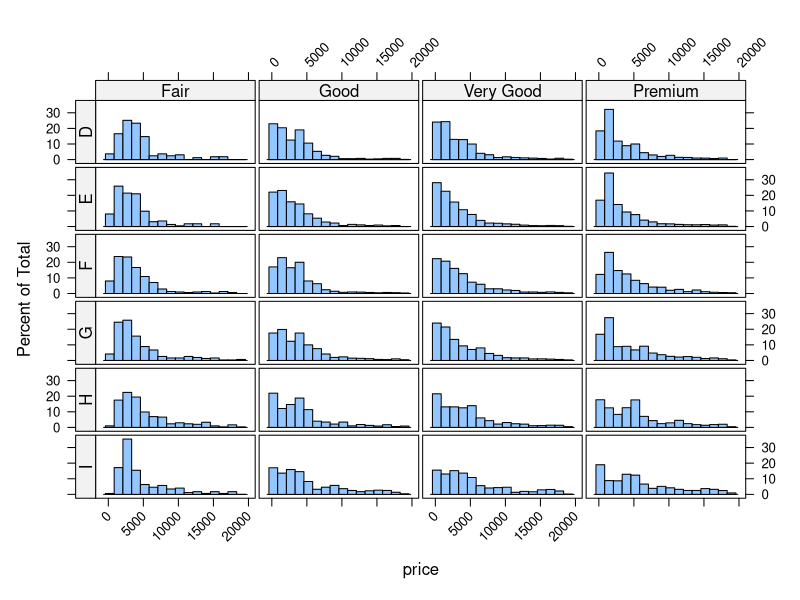
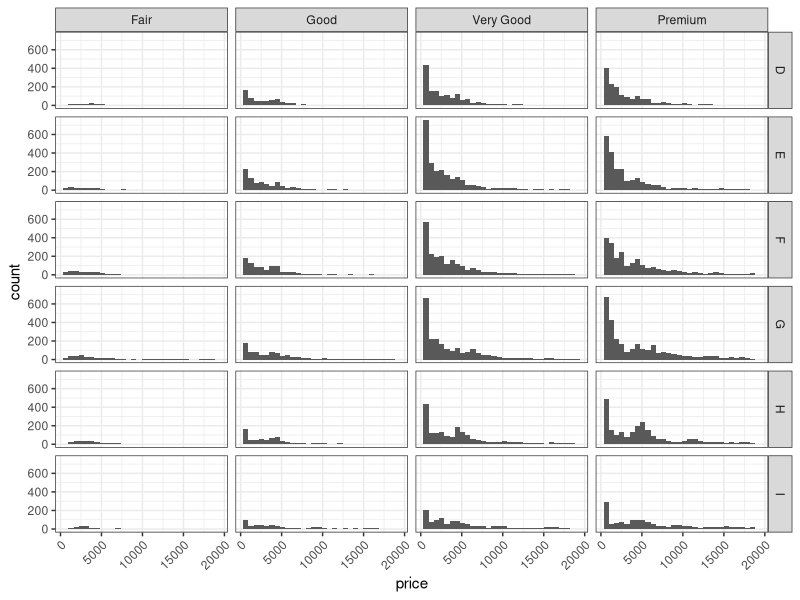

R code for these plots, in order: (Note: this script raises an error after producing the figures.)
library(lattice)
library(latticeExtra)
library(ggplot2)
library(grid)
data(diamonds)

# Exercise I
# create a subset of diamonds of only the ideal cut
# and a subset containing the rest, excluding those of color "J"
ideal.subset <- subset(diamonds, cut=="Ideal")
not.ideal.minus.j <- subset(diamonds, cut!="Ideal" & color!="J")

# Exercise II
# aggregate first dataframe from Ex.1 as mean carat per clarity
# and the second one as median carat per clarity
ideal.mean.per.clarity <- aggregate(ideal.subset$carat, by=list(ideal.subset$clarity), FUN=mean)
not.ideal.median.per.clarity <- aggregate(not.ideal.minus.j$carat, by=list(not.ideal.minus.j$clarity), FUN=median)

# Exercise III
# sort the first data frame from exercise 2 according to carat
names(ideal.mean.per.clarity) <- c("carat","mean")
ideal.mean.per.clarity <- ideal.mean.per.clarity[order(ideal.mean.per.clarity$carat),]

# Exercise IV
# merge the two data frames from exercise II
names(not.ideal.median.per.clarity) <- c("carat","median")
data.merged <- merge(ideal.mean.per.clarity, not.ideal.median.per.clarity, by.x="carat")

# Exercise VI
# using one of the data sets from exercise I save to your local drive
# a plot showing the lattice and ggplot2 versions of a histogram
# of price conditioned according to both cut and color utilizing
# the grid package to set up the plotting device

hist.lattice <- histogram(~ price | cut + color, data=not.ideal.minus.j,as.table=TRUE,plot.points=FALSE,between=list(x=0.2,y=0.2),scales=list(x=list(rot=45)))
lattice.hist <- useOuterStrips(hist.lattice)
hist.ggplot  <- ggplot(data=not.ideal.minus.j, aes(x=price)) + geom_histogram() + facet_grid(color~cut) + theme_bw() + theme(axis.text.x=element_text(angle=45,hjust=1))

pdf("fig-vi.pdf",width=7,height=5)
par(mar=c(2,2,0.2,0.2))
lattice.hist
hist.ggplot
#grid.arrange(lattice.hist,hist.ggplot)
invisible(dev.off())
embedFonts("fig-v.pdf",options="-DPDFSETTINGS=/prepress")
